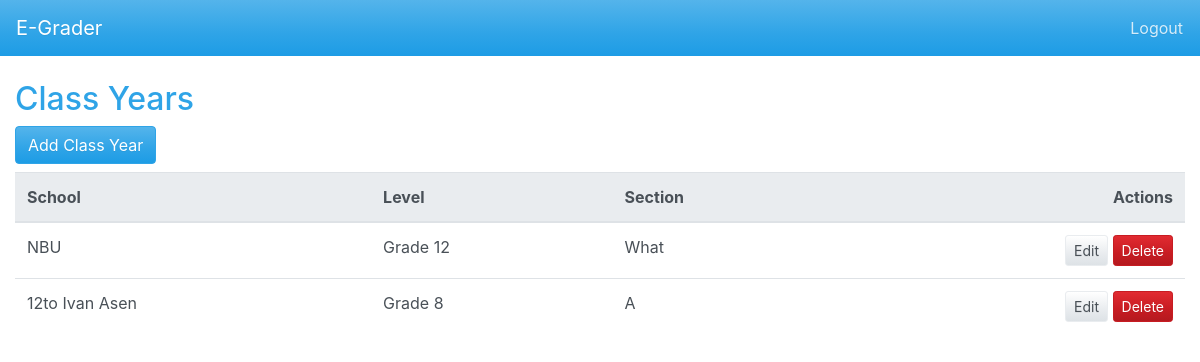
/classyears/ (signed in), run on the app's committed database.
### core/models.py (models this page shows, shortened)
class ClassYear(models.Model):
    school = models.ForeignKey(School, on_delete=models.CASCADE, related_name='classes')
    level = models.IntegerField(choices=typical_class_levels)
    section = models.CharField(max_length=5, blank=True)

class School(models.Model):
    name = models.CharField(max_length=255)
    address = models.TextField()

### core/views.py (the view)
# urls.py: path('classyears/', ClassYearListView.as_view(), name='classyear_list'),
@method_decorator(login_required, name='dispatch')
class ClassYearListView(ListView):
    model = ClassYear
    template_name = 'classyears/classyear_list.html'
    context_object_name = 'classyears'

### templates/classyears/classyear_list.html (shortened to what this page needs)
{% extends 'base.html' %}
{% block content %}
<h2>Class Years</h2>
<a class="btn btn-primary mb-2" href="{% url 'classyear_add' %}">Add Class Year</a>
<div class="table-responsive">
  <table class="table table-hover">
    <thead class="thead-light">
      <tr>
        <th>School</th>
        <th>Level</th>
        <th>Section</th>
        <th class="text-right">Actions</th>
      </tr>
    </thead>
    <tbody>
      {% for cy in classyears %}
      <tr>
        <td>{{ cy.school.name }}</td>
        <td>{{ cy.get_level_display }}</td>
        <td>{{ cy.section }}</td>
        <td class="text-right">
          <a href="{% url 'classyear_edit' cy.pk %}" class="btn btn-sm btn-secondary">Edit</a>
          <a href="{% url 'classyear_delete' cy.pk %}" class="btn btn-sm btn-danger">Delete</a>
        </td>
      </tr>
      {% empty %}
      <tr><td colspan="4">No class years available.</td></tr>
      {% endfor %}
    </tbody>
  </table>
</div>
{% endblock %}

### data on the page
ClassYear: school.name "NBU", level "Grade 12", section "What"
ClassYear: school.name "12to Ivan Asen", level "Grade 8", section "A"
